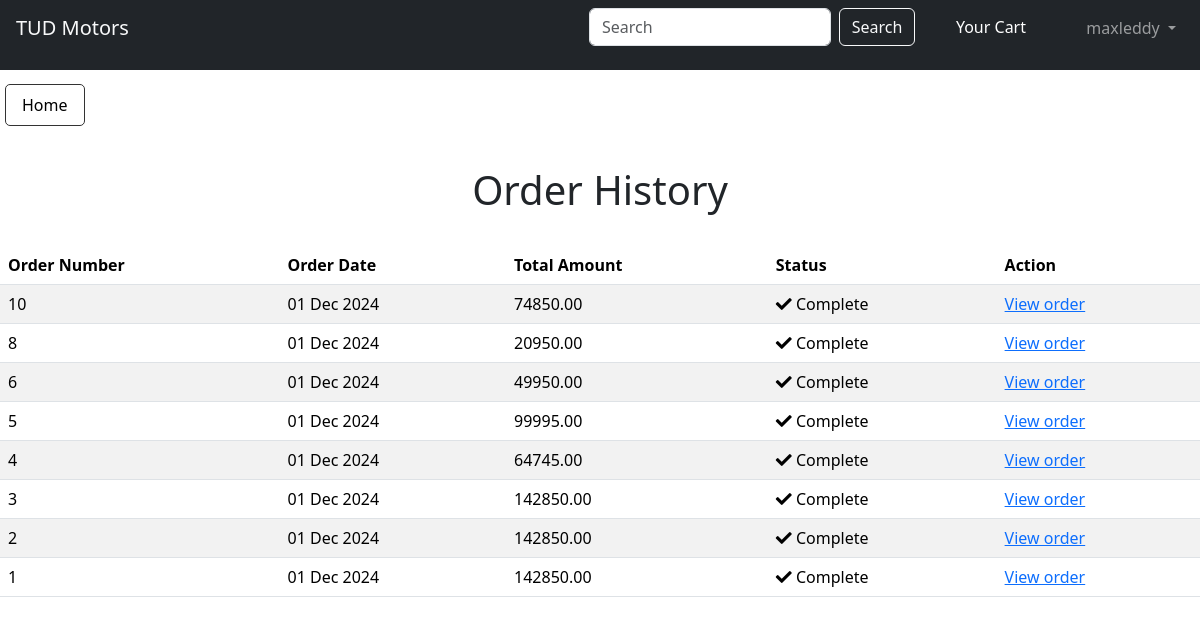
/order/history/ (signed in), run on an earlier commit of the app's database.
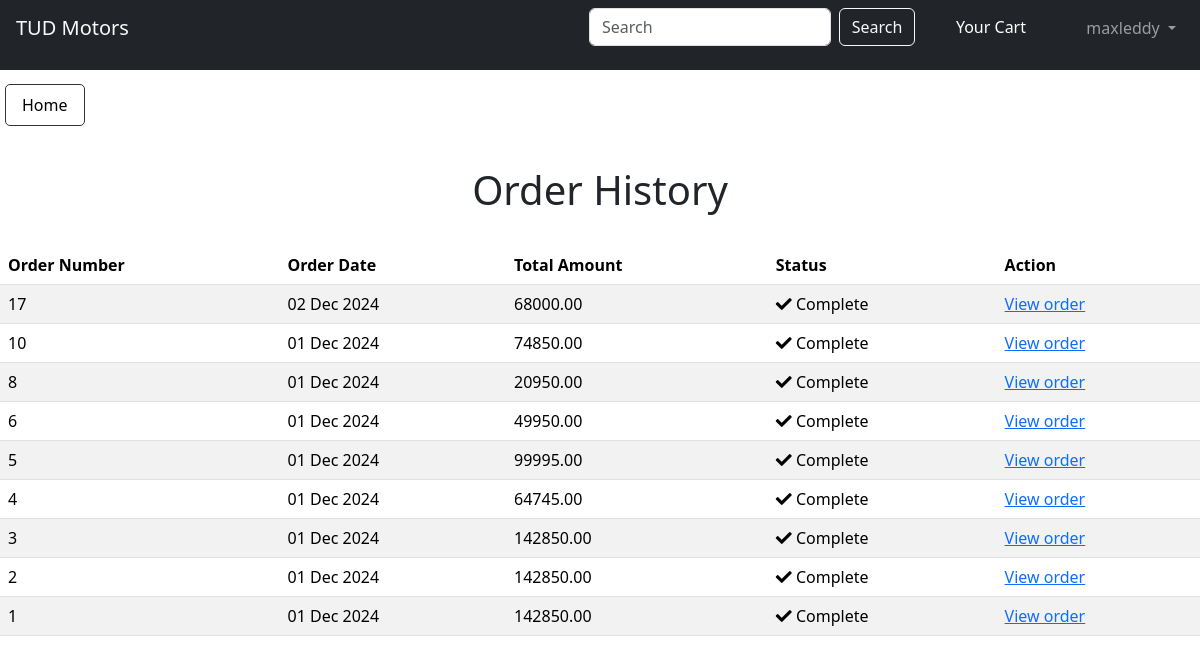
And on a later commit of the database.
### order/models.py (models this page shows, shortened)
class Order(models.Model):
    token = models.CharField(max_length=250, blank=True)
    total = models.DecimalField(max_digits=10, decimal_places=2, verbose_name='Euro Order Total')
    emailAddress = models.EmailField(max_length=250, blank=True, verbose_name='Email Address')
    created = models.DateTimeField(auto_now_add=True)
    billingName = models.CharField(max_length=250, blank=True)
    billingAddress1 = models.CharField(max_length=250, blank=True)
    billingCity = models.CharField(max_length=250, blank=True)
    billingPostcode = models.CharField(max_length=10, blank=True)
    billingCountry = models.CharField(max_length=200, blank=True)
    shippingName = models.CharField(max_length=250, blank=True)
    shippingAddress1 = models.CharField(max_length=250, blank=True)
    shippingCity = models.CharField(max_length=250, blank=True)
    shippingPostcode = models.CharField(max_length=10, blank=True)
    shippingCountry = models.CharField(max_length=200, blank=True)
    voucher = models.ForeignKey(Voucher,
                                related_name='orders',
                                null=True,
                                blank=True,
                                on_delete=models.SET_NULL)
    discount = models.IntegerField(default = 0,
                                validators=[MinValueValidator(0),
                                MaxValueValidator(100)])
    class Meta:
        db_table = 'OrderItem'
    class Meta:
        db_table = 'Order'
        ordering = ['-created']

### order/views.py (the view)
# urls.py: path('history/', views.orderHistory.as_view(), name='order_history'),
class orderHistory(LoginRequiredMixin, View):
    def get (self, request):
        if request.user.is_authenticated:
            email = str(request.user.email)
            order_details = Order.objects.filter(emailAddress=email)
        return render(request, 'orders_list.html', {'order_details':order_details})

### cart/context_processors.py (called while the page is built)
def counter(request):
    item_count = 0
    if 'admin' in request.path:
        return {}
    else:
        try:
            cart = Cart.objects.filter(cart_id=_cart_id(request))
            cart_items = CartItem.objects.all().filter(cart=cart[:1])
            for cart_item in cart_items:
                item_count += cart_item.quantity
        except Cart.DoesNotExist:
            item_count = 0
    return {'item_count':item_count}

### cart/views.py (called while the page is built)
def _cart_id(request):
    cart = request.session.session_key
    if not cart:
        cart = request.session.create()
    return cart

### order/templates/orders_list.html (shortened to what this page needs)
{% include 'top-navbar.html' %}
{% load static %}
<link rel="stylesheet" href="{% static 'css/style.css' %}?v={{ STATIC_VERSION }}">
<link href="https://cdnjs.cloudflare.com/ajax/libs/font-awesome/5.15.4/css/all.min.css" rel="stylesheet">
<link href="https://cdn.jsdelivr.net/npm/bootstrap@5.3.3/dist/css/bootstrap.min.css" rel="stylesheet">
<nav aria-label="breadcrumb" style="margin-top: 1%; margin-bottom: 1%;">
    <ol class="breadcrumb">
        <li class="breadcrumb-item">
            <a href="{% url 'home' %}">Home</a>
        </li>
    </ol>
</nav>
{% block content %}
<div>
    <div class="text-center">
        <br>
        <h1 class="text-center my_title">Order History</h1>
        <br>
        {% if order_details %}
        <table class="table table-striped">
            <thead>
                <tr>
                    <th>Order Number</th>
                    <th>Order Date</th>
                    <th>Total Amount</th>
                    <th>Status</th>
                    <th>Action</th>
                </tr>
            </thead>
            <tbody>
                {% for order in order_details %}
                <tr>
                    <td>{{ order.id }}</td>
                    <td>{{ order.created|date:"d M Y" }}</td>
                    <td>{{ order.total }}</td>
                    <td><i class="fas fa-check"></i>&nbsp;Complete</td>
                    <td><a href="{% url 'order:order_detail' order.id %}">View order</a></td>
                </tr>
                {% endfor %}
            </tbody>
        </table>
        {% else %}
        <p>You have not placed any orders yet.<br><br><a href="{% url 'shop:prod_list' %}"
                class="btn btn-secondary">Continue shopping</a></p>
        {% endif %}
    </div>
</div>
{% endblock %}

What changed in the data, as far as the page shows it:
added Order: id "17", created "02 Dec 2024", total "68000.00"
